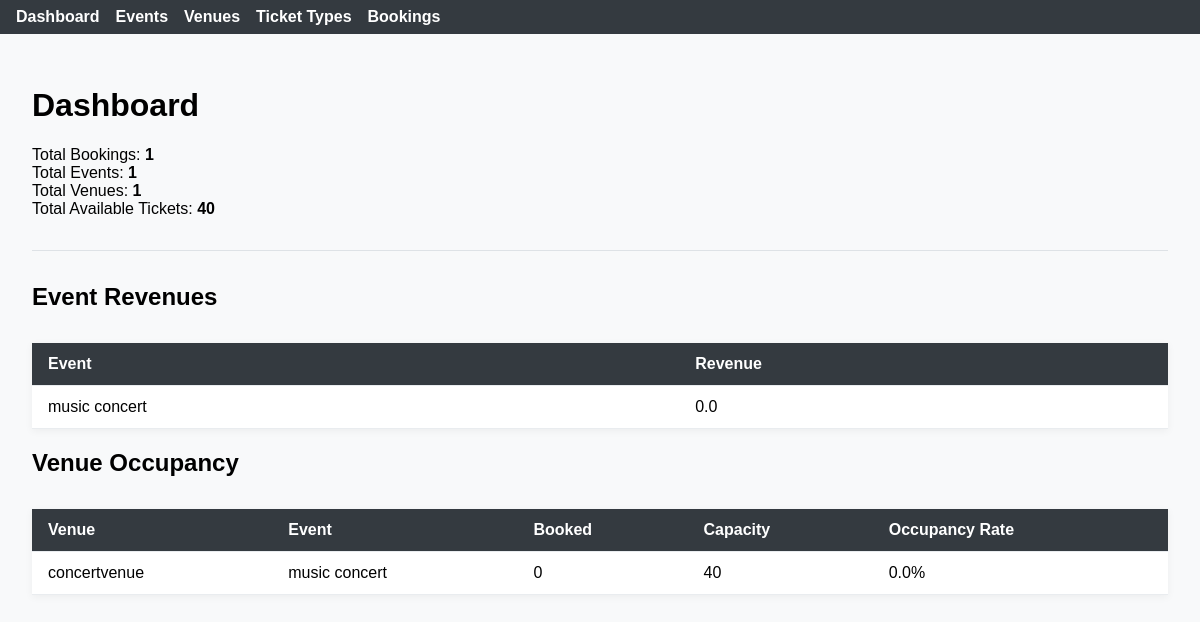
The page / on the database its author committed.
### main.py (models this page shows)
class Event(Base):
    __tablename__ = "events"
    id = Column(Integer, primary_key=True, index=True)
    name = Column(String, nullable=False)
    description = Column(String)
    date = Column(DateTime, nullable=False)
    venue_id = Column(Integer, ForeignKey("venues.id"), nullable=False)
    venue = relationship("Venue", back_populates="events")
    ticket_types = relationship("TicketType", back_populates="event", cascade="all, delete-orphan")
    bookings = relationship("Booking", back_populates="event", cascade="all, delete-orphan")

class Venue(Base):
    __tablename__ = "venues"
    id = Column(Integer, primary_key=True, index=True)
    name = Column(String, unique=True, nullable=False)
    address = Column(String, nullable=False)
    capacity = Column(Integer, nullable=False)
    events = relationship("Event", back_populates="venue", cascade="all, delete-orphan")

### main.py (the view)
@app.get("/", response_class=HTMLResponse)
def dashboard_page(request: Request, db: Session = Depends(get_db)):
    stats = booking_system_stats(db)
    events = db.query(Event).all()
    event_revenues = []
    for event in events:
        revenue = db.query(func.sum(Booking.quantity * TicketType.price)).join(TicketType, Booking.ticket_type_id == TicketType.id).filter(Booking.event_id == event.id, Booking.status == BookingStatus.confirmed).scalar() or 0.0
        event_revenues.append({"event_name": event.name, "revenue": revenue})
    venues = db.query(Venue).all()
    venue_occupancy = []
    for venue in venues:
        occ = venue_occupancy_api(venue.id, db)
        venue_occupancy.append({"venue_name": venue.name, "occupancy": occ["occupancy"]})
    return templates.TemplateResponse("dashboard.html", {
        "request": request,
        "stats": stats,
        "event_revenues": event_revenues,
        "venue_occupancy": venue_occupancy
    })

### static/templates/dashboard.html
{% extends "base.html" %}
{% block content %}
<h1>Dashboard</h1>
<div class="stats">
    <div>Total Bookings: <b>{{ stats.total_bookings }}</b></div>
    <div>Total Events: <b>{{ stats.total_events }}</b></div>
    <div>Total Venues: <b>{{ stats.total_venues }}</b></div>
    <div>Total Available Tickets: <b>{{ stats.total_available_tickets }}</b></div>
</div>
<hr>
<h2>Event Revenues</h2>
<table>
    <thead><tr><th>Event</th><th>Revenue</th></tr></thead>
    <tbody>
        {% for r in event_revenues %}
        <tr><td>{{ r.event_name }}</td><td>{{ r.revenue }}</td></tr>
        {% endfor %}
    </tbody>
</table>
<h2>Venue Occupancy</h2>
<table>
    <thead><tr><th>Venue</th><th>Event</th><th>Booked</th><th>Capacity</th><th>Occupancy Rate</th></tr></thead>
    <tbody>
        {% for v in venue_occupancy %}
            {% for occ in v.occupancy %}
            <tr>
                <td>{{ v.venue_name }}</td>
                <td>{{ occ.event_name }}</td>
                <td>{{ occ.booked }}</td>
                <td>{{ occ.capacity }}</td>
                <td>{{ (occ.occupancy_rate * 100) | round(1) }}%</td>
            </tr>
            {% endfor %}
        {% endfor %}
    </tbody>
</table>
{% endblock %}

### static/style.css (style rules this page uses)
body { font-family: Arial, sans-serif; margin: 0; padding: 0; background: #f8f9fa; }
table { width: 100%; border-collapse: collapse; margin-top: 2rem; background: #fff; box-shadow: 0 2px 8px rgba(0,0,0,0.05); }
th, td { padding: 0.75rem 1rem; border-bottom: 1px solid #e9ecef; text-align: left; }
th { background: #343a40; color: #fff; }
hr { margin: 2rem 0; border: none; border-top: 1px solid #dee2e6; }

### rows shown on the page
Event: event_name "music concert", revenue "0.0", booked "0", capacity "40", occupancy_rate "0.0"
Venue: venue_name "concertvenue"

### other values the page prints
{{ stats.total_bookings }} "1"
{{ stats.total_events }} "1"
{{ stats.total_venues }} "1"
{{ stats.total_available_tickets }} "40"
